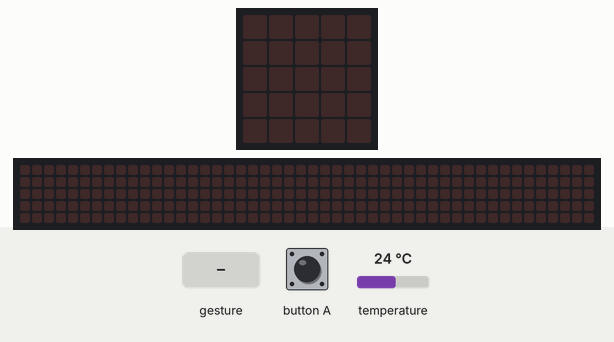
A program run on a simulated BBC micro:bit (MakeCode). On the bench: the board's 5×5 LED display, a strip that is not on the board, showing the scrolling text unrolled. The inputs (shaded band) are chosen by the test bench; at power-on: temperature 24 °C. A tilt is held for 1.5 s and a shake lasts 1 s, then the board lies face up again; the 48×5 strip is a reading aid, not a part: it shows the text the display is scrolling, unrolled, one strip-width of it at a time.

Above: at 1.2 s.
1.3 s: button A pressed for 0.15 s
At 4.01 s:
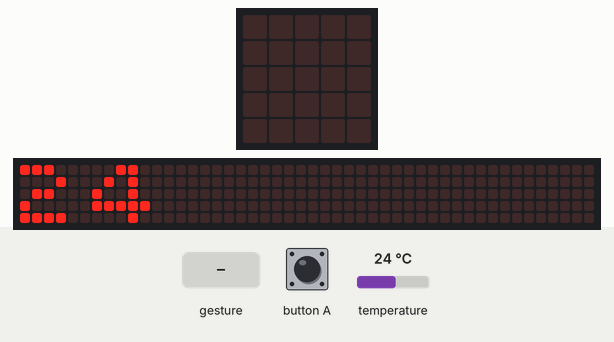
4.3 s: gesture 'shake'
At 5.7 s:
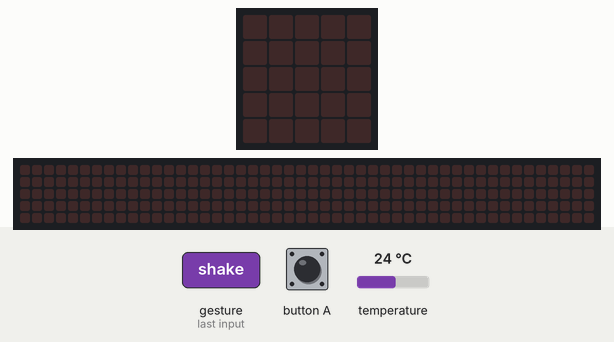
6.0 s: button A pressed for 0.15 s
At 8.9 s:
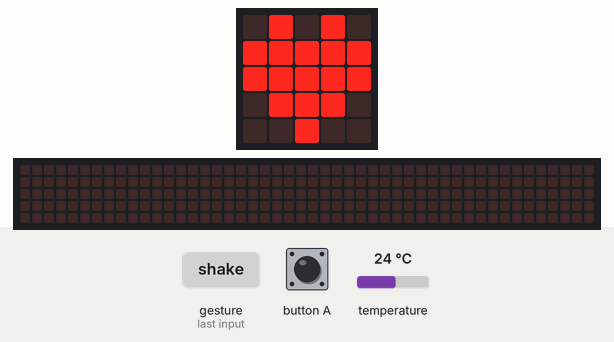
9.0 s: button A pressed for 0.15 s
At 9.52 s:
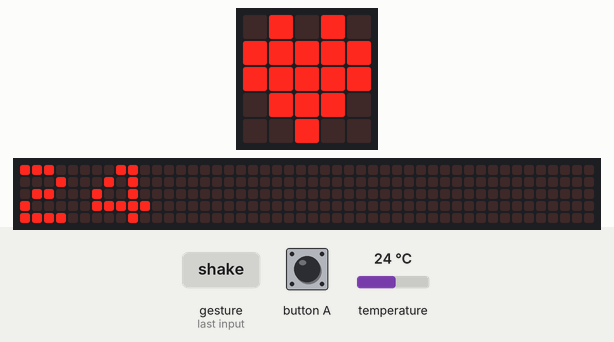
Timing chart, 0 to 12.0 s (numbered marks = the images above; inputs shaded):
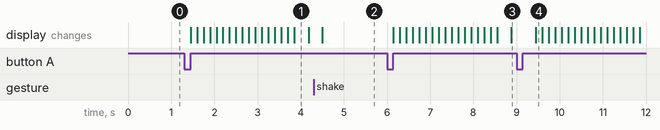

The program:

main.ts
```typescript
input.onButtonPressed(Button.A, function () {
    basic.showNumber(input.temperature())
    basic.showIcon(IconNames.Heart)
})
input.onGesture(Gesture.Shake, function () {
    basic.clearScreen()
})
let int_i = 0
let int_2 = 0
let array2 = 0
let on_start = false
basic.forever(function () {
    if (on_start) {
        array2 = 5
        if (input.buttonIsPressed(Button.A)) {
            if (int_2 > 1) {
                int_2 = 0
            }
            if (int_i < array2) {
                int_i += 1
            }
        }
    }
})
basic.forever(function () {
    if (int_i == 1) {

    }
    if (int_i == 2) {

    }
    if (int_i == 3) {

    }
    if (int_i == 4) {

    }
    if (int_i == 5) {

    }
})
basic.forever(function () {
    if (on_start == false) {
        if (input.buttonIsPressed(Button.A)) {
            on_start = true
        }
    }
})
```

test.ts
```typescript
// テストはここに来ます。このパッケージが拡張機能として使用されるときにはコンパイルされません。
```

Measured:
- after the input at 1.3 s, the display: changes after 0.15 s (image 1)
- after the input at 4.3 s, the display: changes after 0.20 s (image 2)
- after the input at 6.0 s, the display: first changes after 0.15 s (image 3 shows a later state)
- after the input at 9.0 s, the display: changes after 0.45 s (image 4)
